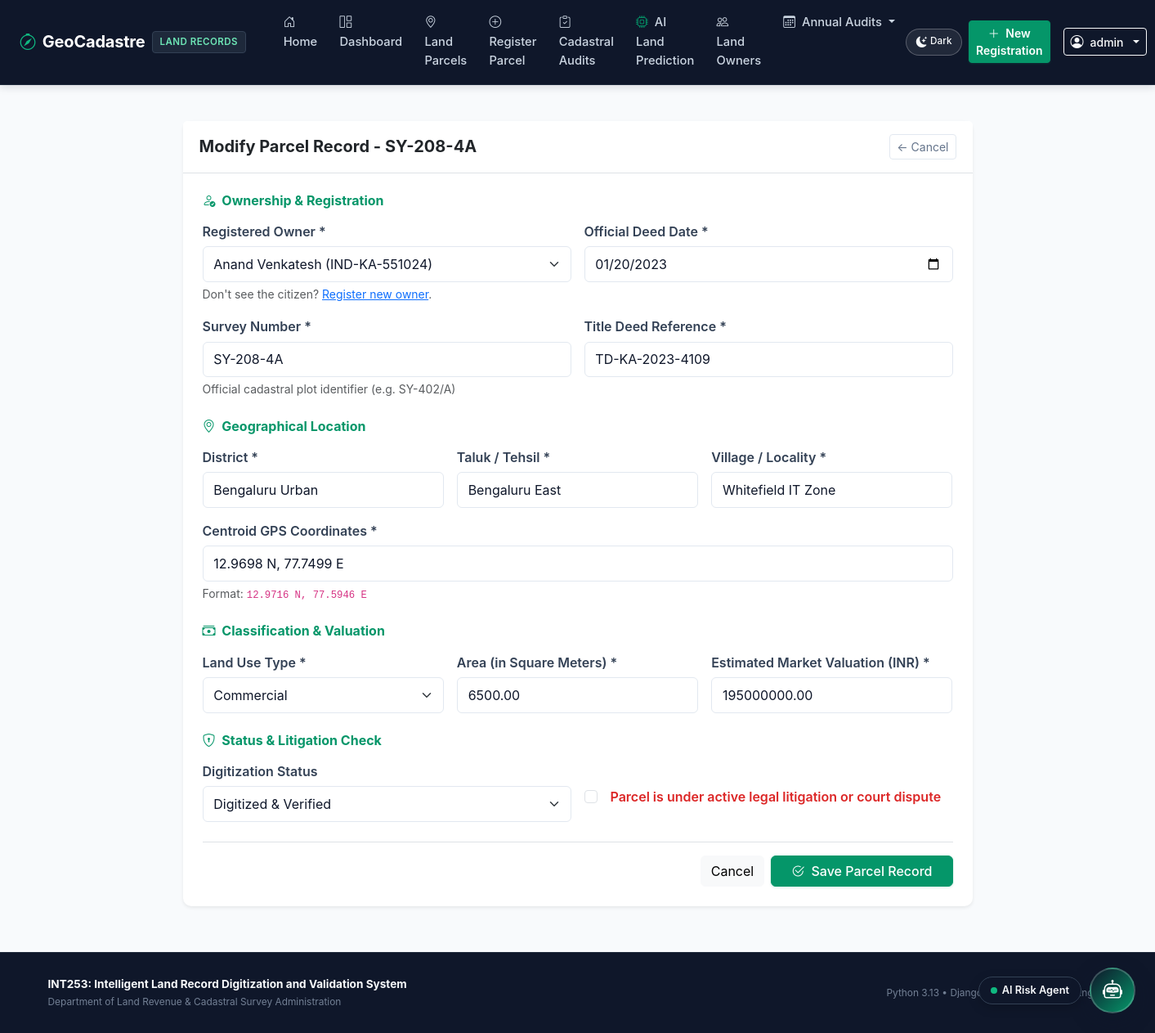
The page /parcel/8/edit/ (signed in) on the database its author committed.
### records/models.py (models this page shows, shortened)
class LandParcel(models.Model):
    LAND_TYPE_CHOICES = [
        ('AGRICULTURAL', 'Agricultural'),
        ('RESIDENTIAL', 'Residential'),
        ('COMMERCIAL', 'Commercial'),
        ('INDUSTRIAL', 'Industrial'),
        ('FOREST_GOVT', 'Government / Forest Reserve'),
    ]
    STATUS_CHOICES = [
        ('PENDING', 'Pending Validation'),
        ('VERIFIED', 'Digitized & Verified'),
        ('FLAGGED', 'Flagged for Discrepancy'),
        ('DISPUTED', 'Under Legal Dispute'),
    ]
    owner = models.ForeignKey(
        LandOwner,
        on_delete=models.CASCADE,
        related_name="parcels",
        verbose_name="Registered Owner"
    )
    title_deed_number = models.CharField(
        max_length=50,
        unique=True,
        verbose_name="Title Deed Reference",
        help_text="Official deed document reference (e.g. TD-2024-8831)"
    )
    survey_number = models.CharField(
        max_length=50,
        unique=True,
        verbose_name="Cadastral Survey Number",
        help_text="Survey number allocated in government cadastral map (e.g. SY-104-2B)"
    )
    slug = models.SlugField(
        max_length=120,
        unique=True,
        blank=True,
        verbose_name="URL Slug Identifier"
    )
    district = models.CharField(max_length=80, db_index=True, verbose_name="District / Region")
    taluk = models.CharField(max_length=80, verbose_name="Taluk / Subdivision")
    village = models.CharField(max_length=100, verbose_name="Village / Locality")
    area_sq_meters = models.DecimalField(
        max_digits=12,
        decimal_places=2,
        validators=[MinValueValidator(Decimal('1.00'))],
        verbose_name="Area (Sq. Meters)",
        help_text="Cadastral plot area in square meters"
    )
    land_type = models.CharField(
        max_length=20,
        choices=LAND_TYPE_CHOICES,
        default='RESIDENTIAL',
        verbose_name="Land Use Classification"
    )
    market_valuation = models.DecimalField(
        max_digits=14,
        decimal_places=2,
        default=Decimal('0.00'),
        validators=[MinValueValidator(Decimal('0.00'))],
        verbose_name="Estimated Market Valuation (INR)"
    )
    gis_coordinates = models.CharField(
        max_length=150,
        default="12.9716 N, 77.5946 E",
        verbose_name="GIS Centroid Coordinates",
        help_text="Format: Latitude, Longitude (e.g. 12.9716 N, 77.5946 E)"
    )
    is_disputed = models.BooleanField(
        default=False,
        verbose_name="Litigation / Dispute Flag",
        help_text="Check if parcel has active injunction or dispute"
    )
    digitization_status = models.CharField(
        max_length=25,
        choices=STATUS_CHOICES,
        default='PENDING',
        verbose_name="Validation & Digitization Status"
    )
    registered_date = models.DateField(verbose_name="Official Deed Date")
    created_at = models.DateTimeField(auto_now_add=True, verbose_name="Digitized At")
    updated_at = models.DateTimeField(auto_now=True, verbose_name="Last Modified At")
    class Meta:
        verbose_name = "Land Parcel"
        verbose_name_plural = "Land Parcels"
        ordering = ['-created_at']

### records/views.py (the view)
# urls.py: path('parcel/<int:pk>/edit/', views.parcel_update_view, name='parcel_update'),
@login_required
def parcel_update_view(request, pk):
    parcel = get_object_or_404(LandParcel, pk=pk)
    if request.method == 'POST':
        form = LandParcelForm(request.POST, instance=parcel)
        if form.is_valid():
            parcel = form.save()
            messages.success(
                request,
                f"Land Parcel record '{parcel.survey_number}' updated successfully."
            )
            return redirect('parcel_detail', slug=parcel.slug)
        else:
            messages.error(request, "Please check the form for validation errors.")
    else:
        form = LandParcelForm(instance=parcel)
    return render(request, 'records/parcel_form.html', {
        'form': form,
        'parcel': parcel,
        'action_title': f"Modify Parcel Record - {parcel.survey_number}"
    })

### templates/records/parcel_form.html (shortened to what this page needs)
{% extends 'base.html' %}
{% block content %}
<div class="row justify-content-center">
    <div class="col-lg-9">
        <div class="card shadow-sm border-0">
            <div class="card-header bg-white py-3 border-bottom d-flex justify-content-between align-items-center">
                <h4 class="h5 fw-bold text-dark mb-0">{{ action_title }}</h4>
                <a href="{% if parcel %}{% url 'parcel_detail' slug=parcel.slug %}{% else %}{% url 'parcel_list' %}{% endif %}" class="btn btn-outline-secondary btn-sm">
                    &larr; Cancel
                </a>
            </div>
            <div class="card-body p-4">
                <form method="POST" novalidate>
                    <h6 class="fw-bold text-primary mb-3"><i class="bi bi-person-check me-1"></i> Ownership & Registration</h6>
                    <div class="row g-3 mb-4">
                        <div class="col-md-6">
                            <label class="form-label fw-semibold">Registered Owner *</label>
                            {{ form.owner }}
                            <div class="form-text small">
                                Don't see the citizen? <a href="{% url 'owner_create' %}" target="_blank">Register new owner</a>.
                            </div>
                        </div>
                        <div class="col-md-6">
                            <label class="form-label fw-semibold">Official Deed Date *</label>
                            {{ form.registered_date }}
                        </div>
                        <div class="col-md-6">
                            <label class="form-label fw-semibold">Survey Number *</label>
                            {{ form.survey_number }}
                            <div class="form-text small">Official cadastral plot identifier (e.g. SY-402/A)</div>
                        </div>
                        <div class="col-md-6">
                            <label class="form-label fw-semibold">Title Deed Reference *</label>
                            {{ form.title_deed_number }}
                        </div>
                    </div>
                    <h6 class="fw-bold text-primary mb-3"><i class="bi bi-geo-alt me-1"></i> Geographical Location</h6>
                    <div class="row g-3 mb-4">
                        <div class="col-md-4">
                            <label class="form-label fw-semibold">District *</label>
                            {{ form.district }}
                        </div>
                        <div class="col-md-4">
                            <label class="form-label fw-semibold">Taluk / Tehsil *</label>
                            {{ form.taluk }}
                        </div>
                        <div class="col-md-4">
                            <label class="form-label fw-semibold">Village / Locality *</label>
                            {{ form.village }}
                        </div>
                        <div class="col-md-12">
                            <label class="form-label fw-semibold">Centroid GPS Coordinates *</label>
                            {{ form.gis_coordinates }}
                            <div class="form-text small">Format: <code>12.9716 N, 77.5946 E</code></div>
                        </div>
                    </div>
                    <h6 class="fw-bold text-primary mb-3"><i class="bi bi-cash-stack me-1"></i> Classification & Valuation</h6>
                    <div class="row g-3 mb-4">
                        <div class="col-md-4">
                            <label class="form-label fw-semibold">Land Use Type *</label>
                            {{ form.land_type }}
                        </div>
                        <div class="col-md-4">
                            <label class="form-label fw-semibold">Area (in Square Meters) *</label>
                            {{ form.area_sq_meters }}
                        </div>
                        <div class="col-md-4">
                            <label class="form-label fw-semibold">Estimated Market Valuation (INR) *</label>
                            {{ form.market_valuation }}
                        </div>
                    </div>
                    <h6 class="fw-bold text-primary mb-3"><i class="bi bi-shield-lock me-1"></i> Status & Litigation Check</h6>
                    <div class="row g-3 mb-4">
                        <div class="col-md-6">
                            <label class="form-label fw-semibold">Digitization Status</label>
                            {{ form.digitization_status }}
                        </div>
                        <div class="col-md-6 d-flex align-items-center pt-3">
                            <div class="form-check">
                                {{ form.is_disputed }}
                                <label class="form-check-label fw-semibold text-danger ms-2" for="{{ form.is_disputed.id_for_label }}">
                                    Parcel is under active legal litigation or court dispute
                                </label>
                            </div>
                        </div>
                    </div>
                    <div class="d-flex justify-content-end gap-2 pt-3 border-top">
                        <a href="{% url 'parcel_list' %}" class="btn btn-light">Cancel</a>
                        <button type="submit" class="btn btn-primary px-4">
                            <i class="bi bi-check2-circle me-1"></i> Save Parcel Record
                        </button>
                    </div>
                </form>
            </div>
        </div>
    </div>
</div>
{% endblock %}

### templates/base.html (shortened to what this page needs)
{% load static %}
<!DOCTYPE html>
<html lang="en">
<head>
    <link href="https://cdn.jsdelivr.net/npm/bootstrap@5.3.3/dist/css/bootstrap.min.css" rel="stylesheet">
    <link rel="stylesheet" href="https://cdn.jsdelivr.net/npm/bootstrap-icons@1.11.3/font/bootstrap-icons.min.css">
    <link rel="stylesheet" href="{% static 'css/style.css' %}">
</head>
<body>
    <nav class="navbar navbar-expand-lg navbar-dark custom-nav sticky-top">
        <div class="container-fluid px-4">
            <a class="navbar-brand fw-bold d-flex align-items-center" href="{% url 'home' %}" title="GeoCadastre Registry">
                <i class="bi bi-compass me-2 fs-5"></i>
                <span>GeoCadastre</span>
                <span class="navbar-brand-badge">Land Records</span>
            </a>
            <div class="collapse navbar-collapse" id="navContent">
                <ul class="navbar-nav me-auto mb-2 mb-lg-0 ms-3">
                    <li class="nav-item">
                        <a class="nav-link {% if request.resolver_match.url_name == 'home' %}active{% endif %}" href="{% url 'home' %}">
                            <i class="bi bi-house-door me-1"></i> Home
                        </a>
                    </li>
                    {% if user.is_authenticated %}
                        <li class="nav-item">
                            <a class="nav-link {% if request.resolver_match.url_name == 'dashboard' %}active{% endif %}" href="{% url 'dashboard' %}">
                                <i class="bi bi-grid-1x2 me-1"></i> Dashboard
                            </a>
                        </li>
                        <li class="nav-item">
                            <a class="nav-link {% if request.resolver_match.url_name == 'parcel_list' %}active{% endif %}" href="{% url 'parcel_list' %}">
                                <i class="bi bi-geo-alt me-1"></i> Land Parcels
                            </a>
                        </li>
                        <li class="nav-item">
                            <a class="nav-link {% if request.resolver_match.url_name == 'parcel_create' %}active{% endif %}" href="{% url 'parcel_create' %}">
                                <i class="bi bi-plus-circle me-1"></i> Register Parcel
                            </a>
                        </li>
                        <li class="nav-item">
                            <a class="nav-link {% if request.resolver_match.url_name == 'validation_list' %}active{% endif %}" href="{% url 'validation_list' %}">
                                <i class="bi bi-clipboard-check me-1"></i> Cadastral Audits
                            </a>
                        </li>
                        <li class="nav-item">
                            <a class="nav-link {% if request.resolver_match.url_name == 'land_prediction' %}active{% endif %}" href="{% url 'land_prediction' %}">
                                <i class="bi bi-cpu me-1 text-success"></i> AI Land Prediction
                            </a>
                        </li>
                        <li class="nav-item">
                            <a class="nav-link {% if request.resolver_match.url_name == 'owner_list' %}active{% endif %}" href="{% url 'owner_list' %}">
                                <i class="bi bi-people me-1"></i> Land Owners
                            </a>
                        </li>
                        <li class="nav-item dropdown">
                            <a class="nav-link dropdown-toggle" href="#" id="auditDropdown" role="button" data-bs-toggle="dropdown">
                                <i class="bi bi-calendar3 me-1"></i> Annual Audits
                            </a>
                        </li>
                    {% endif %}
                </ul>
                <div class="d-flex align-items-center">
                    <button class="btn btn-sm theme-toggle-btn d-flex align-items-center gap-1 me-2" id="themeToggleBtn" type="button" title="Switch Theme" aria-label="Toggle Light / Dark Mode">
                        <i class="bi bi-moon-stars-fill" id="themeToggleIcon"></i>
                        <span class="d-none d-sm-inline small fw-medium" id="themeToggleText">Dark</span>
                    </button>
                    {% if user.is_authenticated %}
                        <a href="{% url 'parcel_create' %}" class="btn btn-primary btn-sm fw-semibold me-3">
                            <i class="bi bi-plus-lg me-1"></i> New Registration
                        </a>
                        <div class="dropdown">
                            <button class="btn btn-outline-light btn-sm dropdown-toggle d-flex align-items-center gap-2" type="button" data-bs-toggle="dropdown">
                                <i class="bi bi-person-circle fs-6"></i>
                                <span class="fw-medium">{{ user.first_name|default:user.username }}</span>
                            </button>
                        </div>
                    {% endif %}
                </div>
            </div>
        </div>
    </nav>
    <main class="container">
        {% block content %}
        {% endblock %}
    </main>
    <footer>
        <div class="container">
            <div class="row align-items-center">
                <div class="col-md-7 text-md-start mb-2 mb-md-0">
                    <strong>INT253: Intelligent Land Record Digitization and Validation System</strong>
                    <div class="small opacity-75">Department of Land Revenue & Cadastral Survey Administration</div>
                </div>
                <div class="col-md-5 text-md-end small opacity-75">
                    <span>Python 3.13 &bull; Django 6.0 &bull; Cadastral GIS Engine</span>
                </div>
            </div>
        </div>
    </footer>
    <div id="aiRiskAgentWidget">
        <button type="button" class="ai-bot-launcher" id="aiBotLauncher" aria-label="Open AI Cadastral Risk Agent" title="Open Cadastral AI Risk Detection Agent">
            <span class="ai-bot-badge-pill d-none d-sm-flex">
                <span class="ai-pulse-dot"></span>
                <span>AI Risk Agent</span>
            </span>
            <div class="ai-bot-btn">
                <i class="bi bi-robot fs-4"></i>
            </div>
        </button>
    </div>
</body>
</html>

### rows shown on the page
LandParcel: owner "Anand Venkatesh (IND-KA-551024)", registered_date "01/20/2023", survey_number "SY-208-4A", title_deed_number "TD-KA-2023-4109", district "Bengaluru Urban", taluk "Bengaluru East", village "Whitefield IT Zone", gis_coordinates "12.9698 N, 77.7499 E", land_type "Commercial", area_sq_meters "6500.00", market_valuation "195000000.00", digitization_status "Digitized & Verified"

### other values the page prints
{{ user.first_name|default:user.username }} "admin"
{{ action_title }} "Modify Parcel Record - SY-208-4A"
